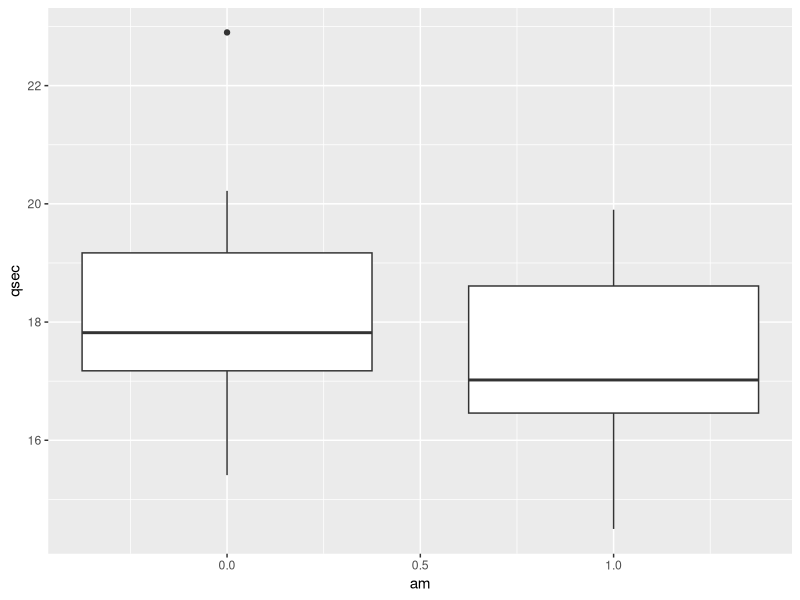
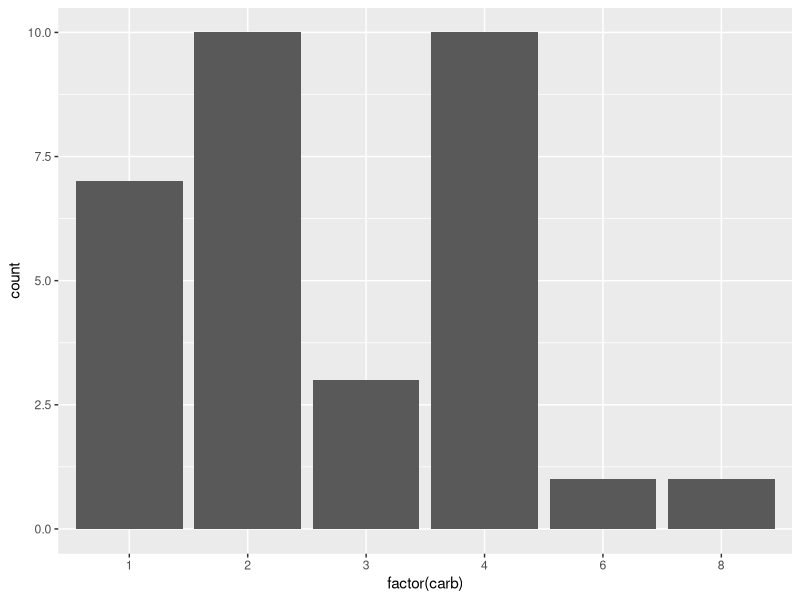
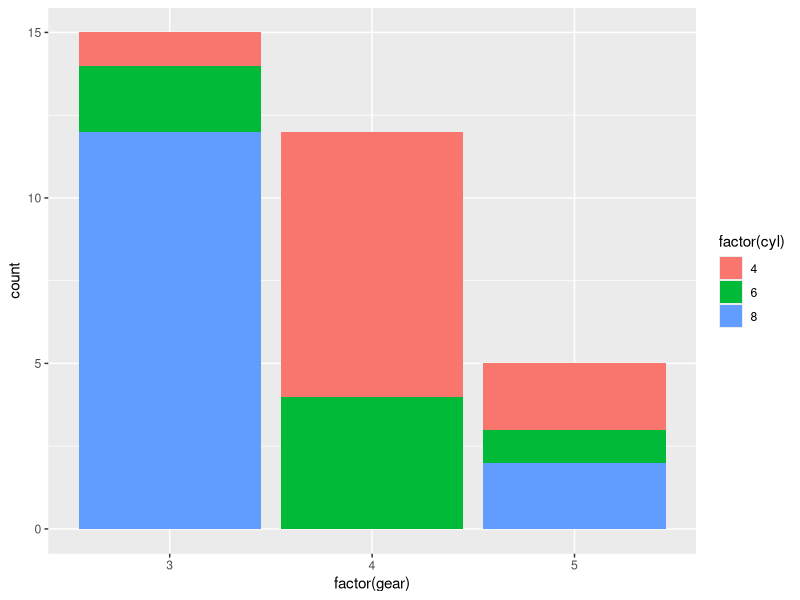
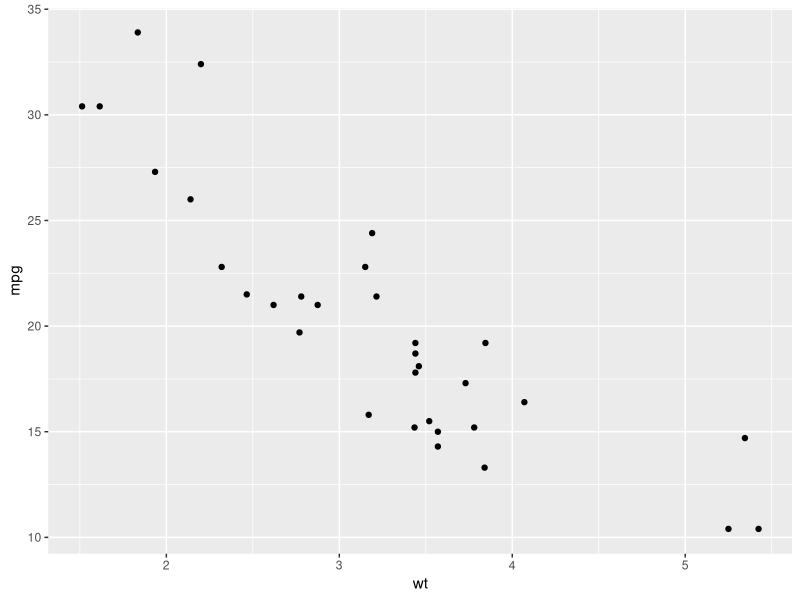
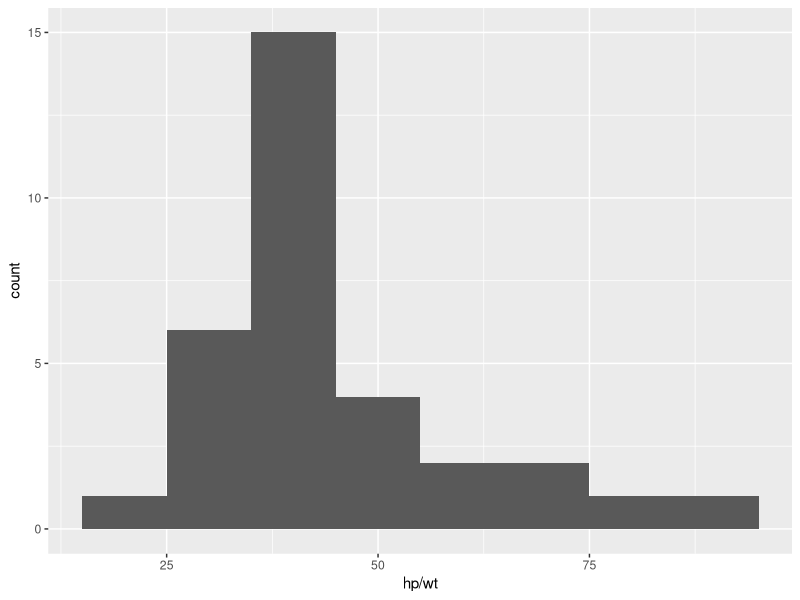

These charts were generated, in order, by the following R code:
setwd("C:/Users/tntje/work/school/applied-stats/assignment14")

library(ggplot2)

data("mtcars")

bp1 <- ggplot(data = mtcars, aes(x = am, y = qsec)) +
  geom_boxplot(aes(group = am))
bp1

bc1 <- ggplot(data = mtcars, aes(x = factor(carb))) +
  geom_bar()
bc1

bc2 <- ggplot(data = mtcars, aes(x = factor(gear), fill = factor(cyl))) +
  geom_bar(position = "stack")
bc2

sp1 <- ggplot(data = mtcars, aes(x = wt, y = mpg)) +
  geom_point()
sp1

lm_sp2 <- lm(mtcars$qsec~mtcars$hp/mtcars$wt)


sp2 <- ggplot(data = mtcars, aes(x = hp / wt)) +
  geom_histogram(binwidth = 10)
sp2
